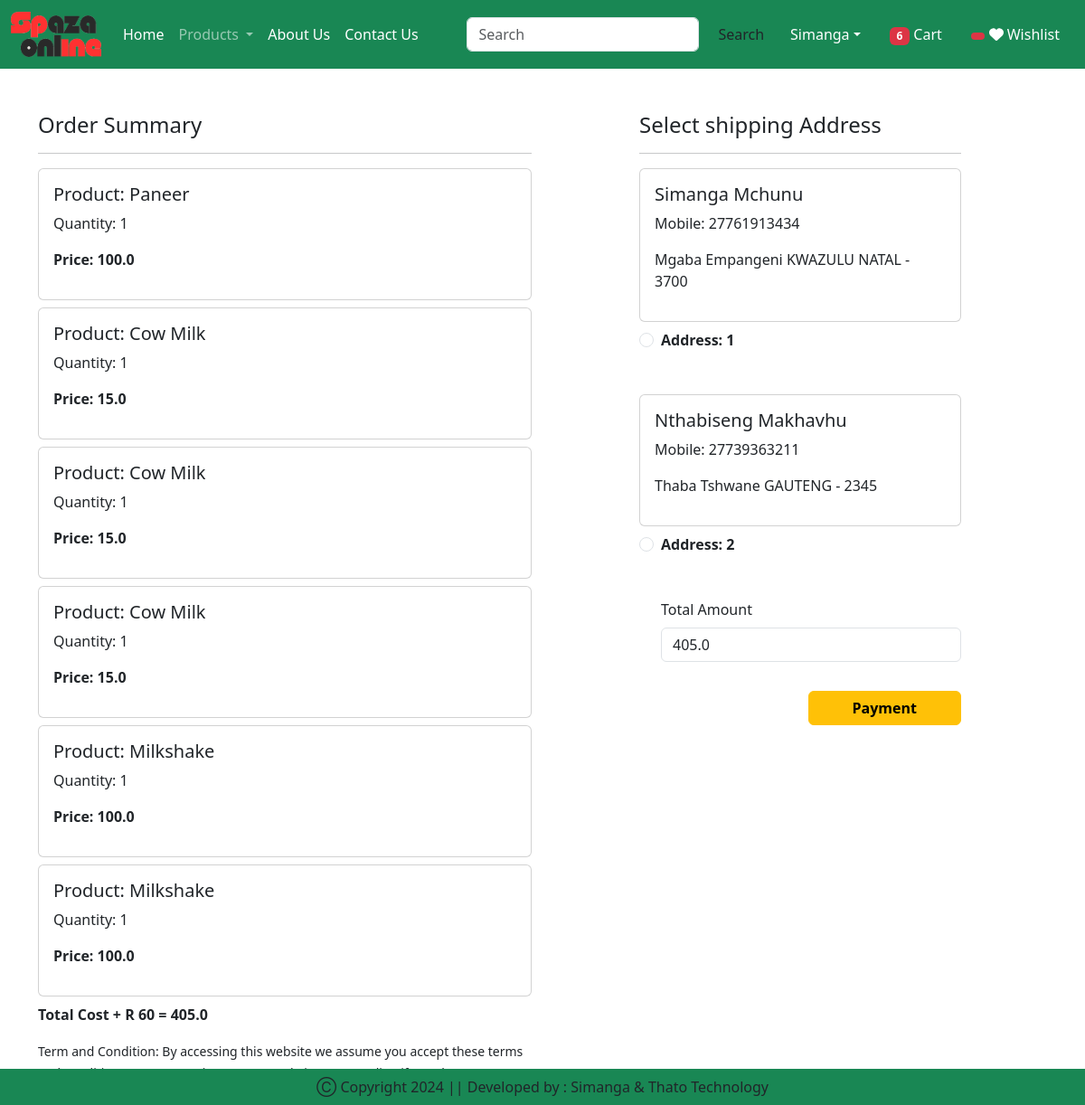
/checkout/ (signed in), run on an earlier commit of the app's database.
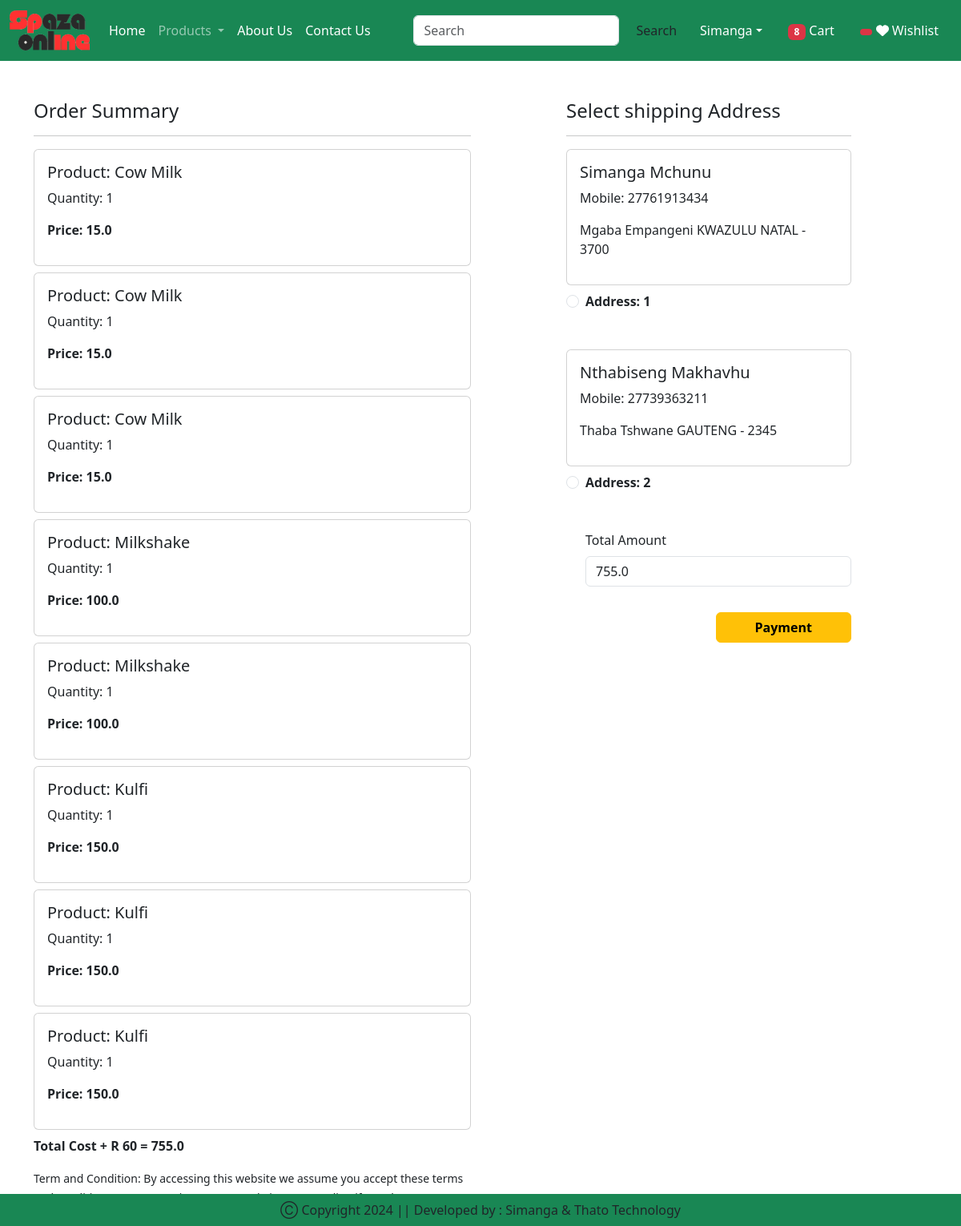
And on a later commit of the database.
### spaza_app/models.py (models this page shows, shortened)
class Cart(models.Model):
    user = models.ForeignKey(User, on_delete=models.CASCADE)
    product = models.ForeignKey(Product, on_delete=models.CASCADE)
    quantity = models.PositiveIntegerField(default=1)

class Product(models.Model):
    title = models.CharField(max_length=100)
    selling_price =models.FloatField()
    discounted_price = models.FloatField()
    description =  models.TextField()
    composition = models.TextField(default='')
    prodapp =models.TextField(default='')
    category = models.CharField(choices=CATEGORY_CHOICES, max_length=2)
    product_image =models.ImageField(upload_to='product')

class Customer(models.Model):
    user = models.ForeignKey(User,on_delete=models.CASCADE)
    name = models.CharField(max_length=200)
    locality = models.CharField(max_length=200)
    city = models.CharField(max_length=50)
    mobile = models.IntegerField(default=0)
    zipcode = models.IntegerField()
    province = models.CharField(choices=PROVINCE_CHOICES, max_length=100)

### spaza_app/views.py (the view)
# urls.py: path('checkout/', views.checkout.as_view(), name='checkout'),
@method_decorator(login_required, name = 'dispatch')
class checkout(View):
    def get(self, request):
        totalitem = 0
        wishitem = 0
        if request.user.is_authenticated:
            totalitem = len(Cart.objects.filter(user=request.user))
            wishitem = len(Wishlist.objects.filter(user=request.user))
        user = request.user
        add = Customer.objects.filter(user=user)
        cart_items = Cart.objects.filter(user=user)
        famount = 0
        for p in cart_items:
            value = p.quantity * p.product.discounted_price
            famount = famount + value
        totalamount =famount + 60
        razoramount = int(totalamount * 100)
        client = razorpay.Client(auth=(settings.RAZOR_KEY_ID, settings.RAZOR_KEY_SECRET))
        data = {"amount": razoramount, "currency": "ZAR", "receipt": "order_rcptid_11"}
        payment_response = client.order.create(data = data)
        print(payment_response)
        return render(request, 'spaza_app/checkout.html', locals())

### spaza_app/templates/spaza_app/checkout.html (shortened to what this page needs)
{% extends 'spaza_app/base.html' %}
{% load static %}
{% block main-content %}
<div class="container">
<div class="row mt-5">
    <div class="col-sm-6">
        <h4>Order Summary </h4>
        <hr>
        {% for item in cart_items %}
        <div class="card mb-2">
            <div class="card-body">
                <h5>Product: {{item.product.title}}</h5>
                <p>Quantity: {{item.quantity}}</p>
                <p class="fw-bold">Price: {{item.product.discounted_price}}</p>
            </div>
        </div>
        {% endfor %}
        <p class="fw-bold">Total Cost + R 60 = {{totalamount}}</p>
        <small >Term and Condition: By accessing this website we assume you accept these terms and conditions. Do not continue to use Website Spaza online if you do not agree to take all of the terms and conditions stated on this page.</small>
    </div>
    <div class="col-sm-4 offset-sm-1">
        <h4>Select shipping Address</h4>
        <hr>
        <form method="post" id="myform">
            {% for ad in add %}
            <div class="card">
                <div class="card-body">
                    <h5>{{ad.name}}</h5>
                    <p>Mobile: {{ad.mobile}}</p>
                    <p>{{ad.locality}} {{ad.city}} {{ad.province}} - {{ad.zipcode}}</p>
                </div>
            </div>
            <div class="form-check mt-2 mb-5">
                <input class="form-check-input" type="radio" name="custid" id="custadd{{forloop.counter}}" value="{{ad.id}}">
                <label class="form-check-label fw-bold" for="custadd{{forloop.counter}}">
                    Address: {{forloop.counter}}
                </label>
            </div>
            {% endfor %}
            <div class="form-check mb-3">
                <label for="totamount" class="form-label">Total Amount</label>
                <input type="number" class="form-control" name="totamount" value={{totalamount}} readonly>
            </div>
            <div class="text-end">
                <button id="rzp-button1" type="submit" class="btn btn-warning mt-3 px-5 fw-bold">Payment</button>
            </div>
        </form>
    </div>
</div>
</div>
{% endblock main-content %}

What changed in the data, as far as the page shows it:
removed Cart: product "Paneer", quantity "1", product.discounted_price "100.0"
added Cart: product "Kulfi", quantity "1", product.discounted_price "150.0"
added Cart: product "Kulfi", quantity "1", product.discounted_price "150.0"
added Cart: product "Kulfi", quantity "1", product.discounted_price "150.0"
Also different on the page:
{{ totalitem }}: "6" → "8"
{{ totalamount }}: "405.0" → "755.0"
form field totamount: "405.0" → "755.0"
